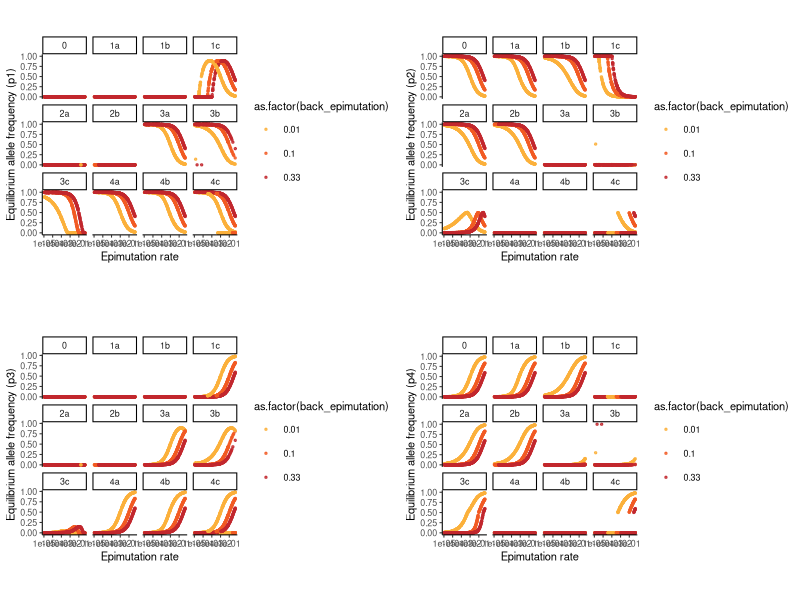

Source code (R): (Note: this script raises an error after producing the figure.)
#This script produces the graphs for the focal back-epimutation rates found in the main figures, as well as all supplemental figures
#It requires two csv files: 1) model_FocalBackEpi_AllScenarios.csv and 2) model_FocalBackEpi_AllScenarios_Symmetric.csv
#The first csv is used to generate the main figures, while the second is used to check the results when the symmetric analysis is performed
setwd("/Users/amywebster/Documents/PhillipsLab/Aim2/Scripts_forPub/FinalScripts/")
library(ggplot2)
library(reshape2)
FocalBackEpi<-read.csv("model_FocalBackEpi_AllScenarios.csv",header = T)
head(FocalBackEpi)
FocalBackEpi<-FocalBackEpi[,1:22]
FocalBackEpi$p4_equil<-(1-FocalBackEpi$p1_equil-FocalBackEpi$p2_equil-FocalBackEpi$p3_equil)
head(FocalBackEpi)
FocalBackEpi_melt<-melt(FocalBackEpi,id.vars = c("scenario","mutation","epimutation","back_epimutation","w11","w22","w33","w44","w12","w13","w14","w23","w24","w34","num_equil","eigen1","eigen2","eigen3","determinant"),variable.name="p_equil",value.name="equil_freq")
head(FocalBackEpi_melt)
FocalBackEpi_stable<-subset(FocalBackEpi,eigen1<0 & eigen2<0 & eigen3<0)
FocalBackEpi_melt_stable<-subset(FocalBackEpi_melt,eigen1<0 & eigen2<0 & eigen3<0)
FocalBackEpi_melt_unstable<-subset(FocalBackEpi_melt,eigen1>0 | eigen2>0 | eigen3>0)
FocalBackEpi_melt_stable$stability<-"stable"
FocalBackEpi_melt_unstable$stability<-"unstable"
FocalBackEpi_melt_merge<-rbind(FocalBackEpi_melt_stable,FocalBackEpi_melt_unstable)
levels(FocalBackEpi_melt_merge$scenario)
p1<-ggplot(FocalBackEpi_stable,aes(x=epimutation,y=p1_equil))+
  geom_point(aes(color=as.factor(back_epimutation)),size=0.5,alpha=0.8)+
  theme_classic(base_size = 8)+ theme(aspect.ratio = 1)+facet_wrap(.~scenario)+
  scale_color_manual(values=c("#fbb03b","#f15a24","#c1272d"))+
  labs(x="Epimutation rate",y="Equilibrium allele frequency (p1)")+
  scale_x_continuous(trans='log10')

p2<-ggplot(FocalBackEpi_stable,aes(x=epimutation,y=p2_equil))+
  geom_point(aes(color=as.factor(back_epimutation)),size=0.5,alpha=0.8)+
  theme_classic(base_size = 8)+ theme(aspect.ratio = 1)+facet_wrap(.~scenario)+
  scale_color_manual(values=c("#fbb03b","#f15a24","#c1272d"))+
  labs(x="Epimutation rate",y="Equilibrium allele frequency (p2)")+
  scale_x_continuous(trans='log10')

p3<-ggplot(FocalBackEpi_stable,aes(x=epimutation,y=p3_equil))+
  geom_point(aes(color=as.factor(back_epimutation)),size=0.5,alpha=0.8)+
  theme_classic(base_size = 8)+ theme(aspect.ratio = 1)+facet_wrap(.~scenario)+
  scale_color_manual(values=c("#fbb03b","#f15a24","#c1272d"))+
  labs(x="Epimutation rate",y="Equilibrium allele frequency (p3)")+
  scale_x_continuous(trans='log10')

p4<-ggplot(FocalBackEpi_stable,aes(x=epimutation,y=p4_equil))+
  geom_point(aes(color=as.factor(back_epimutation)),size=0.5,alpha=0.8)+
  theme_classic(base_size = 8)+ theme(aspect.ratio = 1)+facet_wrap(.~scenario)+
  scale_color_manual(values=c("#fbb03b","#f15a24","#c1272d"))+
  labs(x="Epimutation rate",y="Equilibrium allele frequency (p4)")+
  scale_x_continuous(trans='log10')


gridExtra::grid.arrange(p1,p2,p3,p4,ncol=2)

head(FocalBackEpi_melt_merge)
Focal_Back<-ggplot(FocalBackEpi_melt_merge,aes(x=epimutation,y=equil_freq,alpha=stability))+
  geom_point(aes(color=as.factor(back_epimutation),alpha=stability),size=0.5)+
  theme_classic(base_size = 2)+ theme(aspect.ratio = 1)+
  facet_grid(scenario~p_equil)+
  scale_alpha_manual(values=c(1,0.03))+
  scale_color_manual(values=c("#fbb03b","#f15a24","#c1272d"))+
  labs(x="Epimutation rate",y="Equilibrium allele frequency")+
  scale_x_continuous(trans='log10')


FocalBackEpi_Symmetric<-read.csv("model_FocalBackEpi_AllScenarios_Symmetric.csv",header = T)
head(FocalBackEpi_Symmetric)
FocalBackEpi_Symmetric<-FocalBackEpi_Symmetric[,1:22]
FocalBackEpi_Symmetric$p4_equil<-(1-FocalBackEpi_Symmetric$p1_equil-FocalBackEpi_Symmetric$p2_equil-FocalBackEpi_Symmetric$p3_equil)
FocalBackEpi_Sym_stable<-subset(FocalBackEpi_Symmetric,eigen1<0 & eigen2<0 & eigen3<0)

FocalBackEpi_Sym_melt<-melt(FocalBackEpi_Symmetric,id.vars = c("scenario","mutation","epimutation","back_epimutation","w11","w22","w33","w44","w12","w13","w14","w23","w24","w34","num_equil","eigen1","eigen2","eigen3","determinant"),variable.name="p_equil",value.name="equil_freq")
head(FocalBackEpi_Sym_melt)
FocalBackEpi_Sym_melt_stable<-subset(FocalBackEpi_Sym_melt,eigen1<0 & eigen2<0 & eigen3<0)
FocalBackEpi_Sym_melt_unstable<-subset(FocalBackEpi_Sym_melt,eigen1>0 | eigen2>0 | eigen3>0)
FocalBackEpi_Sym_melt_stable$stability<-"stable"
FocalBackEpi_Sym_melt_unstable$stability<-"unstable"
FocalBackEpi_Sym_melt_merge<-rbind(FocalBackEpi_Sym_melt_stable,FocalBackEpi_Sym_melt_unstable)

FocalBack_Sym<-ggplot(FocalBackEpi_Sym_melt_merge,aes(x=epimutation,y=equil_freq,alpha=stability))+
  geom_point(aes(color=as.factor(back_epimutation),alpha=stability),size=0.5)+
  theme_classic(base_size = 2)+ theme(aspect.ratio = 1)+
  facet_grid(scenario~p_equil)+
  scale_alpha_manual(values=c(1,0.03))+
  scale_color_manual(values=c("#fbb03b","#f15a24","#c1272d"))+
  labs(x="Epimutation rate",y="Equilibrium allele frequency")+
  scale_x_continuous(trans='log10')

head(FocalBackEpi_Sym_stable)
GeneticVariationMaintained<-subset(FocalBackEpi_Sym_stable,back_epimutation==0.1 & ((p1_equil>0.05 & p2_equil>0.05)|(p1_equil>0.05 & p4_equil>0.05)|(p2_equil>0.05 & p3_equil>0.05)|(p3_equil>0.05 & p4_equil>0.05)))
head(GeneticVariationMaintained)
levels(factor(GeneticVariationMaintained$scenario))
GeneticVariationMaintained2<-subset(FocalBackEpi_stable,back_epimutation==0.1 & ((p1_equil>0.05 & p2_equil>0.05)|(p1_equil>0.05 & p4_equil>0.05)|(p2_equil>0.05 & p3_equil>0.05)|(p3_equil>0.05 & p4_equil>0.05)))
levels(factor(GeneticVariationMaintained2$scenario)) #1d and 3c


#Supp Fig 1 - neutral wrt fitness
Supp1<-ggplot(subset(FocalBackEpi_Sym_melt_merge,scenario=="1c"),aes(x=epimutation,y=equil_freq,alpha=stability))+
  geom_point(aes(color=as.factor(back_epimutation),alpha=stability),size=0.5)+
  theme_classic(base_size = 8)+ theme(aspect.ratio = 1)+
  facet_grid(.~p_equil)+
  scale_alpha_manual(values=c(1,0.03))+
  scale_color_manual(values=c("#fbb03b","#f15a24","#c1272d"))+
  labs(x="Epimutation rate",y="Equilibrium allele frequency")+
  scale_x_continuous(trans='log10')
Supp1

levels(FocalBackEpi_Sym_melt_merge$scenario)
Supp2<-ggplot(subset(FocalBackEpi_Sym_melt_merge,scenario=="1a-symmetric"|scenario=="1b-symmetric"|scenario=="1d-symmetric"|scenario=="2a-symmetric"|scenario=="2b-symmetric"|scenario=="2c-deleterious-symmetric"),aes(x=epimutation,y=equil_freq,alpha=stability))+
  geom_point(aes(color=as.factor(back_epimutation),alpha=stability),size=0.5)+
  theme_classic(base_size = 8)+ theme(aspect.ratio = 1)+
  facet_grid(scenario~p_equil)+
  scale_alpha_manual(values=c(1,0.03))+
  scale_color_manual(values=c("#fbb03b","#f15a24","#c1272d"))+
  labs(x="Epimutation rate",y="Equilibrium allele frequency")+
  scale_x_continuous(trans='log10')
Supp2

FocalBackEpi_all<-rbind(FocalBackEpi_melt_merge,FocalBackEpi_Sym_melt_merge)
Supp2_og<-ggplot(subset(FocalBackEpi_all,scenario=="1a"|scenario=="1b"|scenario=="1d"|scenario=="2a"|scenario=="2b"|scenario=="2c-deleterious"),aes(x=epimutation,y=equil_freq,alpha=stability))+
  geom_point(aes(color=as.factor(back_epimutation),alpha=stability),size=0.5)+
  theme_classic(base_size = 8)+ theme(aspect.ratio = 1)+
  facet_grid(scenario~p_equil)+
  scale_alpha_manual(values=c(1,0.03))+
  scale_color_manual(values=c("#fbb03b","#f15a24","#c1272d"))+
  labs(x="Epimutation rate",y="Equilibrium allele frequency")+
  scale_x_continuous(trans='log10')
Supp2_og


Supp3_og<-ggplot(subset(FocalBackEpi_all,scenario=="3a"|scenario=="3b"|scenario=="3c"|scenario=="3d-deleterious"|scenario=="4a"|scenario=="4b"|scenario=="4c"|scenario=="4d-deleterious"),aes(x=epimutation,y=equil_freq,alpha=stability))+
  geom_point(aes(color=as.factor(back_epimutation),alpha=stability),size=0.5)+
  theme_classic(base_size = 8)+ theme(aspect.ratio = 1)+
  facet_grid(scenario~p_equil)+
  scale_alpha_manual(values=c(1,0.03))+
  scale_color_manual(values=c("#fbb03b","#f15a24","#c1272d"))+
  labs(x="Epimutation rate",y="Equilibrium allele frequency")+
  scale_x_continuous(trans='log10')
Supp3_og

Supp3<-ggplot(subset(FocalBackEpi_all,scenario=="3a-symmetric"|scenario=="3b-symmetric"|scenario=="3c-symmetric"|scenario=="3d-deleterious-symmetric"|scenario=="4a-symmetric"|scenario=="4b-symmetric"|scenario=="4c-symmetric"|scenario=="4d-deleterious-symmetric"),aes(x=epimutation,y=equil_freq,alpha=stability))+
  geom_point(aes(color=as.factor(back_epimutation),alpha=stability),size=0.5)+
  theme_classic(base_size = 8)+ theme(aspect.ratio = 1)+
  facet_grid(scenario~p_equil)+
  scale_alpha_manual(values=c(1,0.03))+
  scale_color_manual(values=c("#fbb03b","#f15a24","#c1272d"))+
  labs(x="Epimutation rate",y="Equilibrium allele frequency")+
  scale_x_continuous(trans='log10')
Supp3

Fig7_extra<-ggplot(subset(FocalBackEpi_all,scenario=="3c"|scenario=="3d-deleterious"|scenario=="4c"|scenario=="4d-deleterious"),aes(x=epimutation,y=equil_freq,alpha=stability))+
  geom_point(aes(color=as.factor(back_epimutation),alpha=stability),size=0.5)+
  theme_classic(base_size = 8)+ theme(aspect.ratio = 1)+
  facet_grid(scenario~p_equil)+
  scale_alpha_manual(values=c(1,0.03))+
  scale_color_manual(values=c("#fbb03b","#f15a24","#c1272d"))+
  labs(x="Epimutation rate",y="Equilibrium allele frequency")+
  scale_x_continuous(trans='log10')
Fig7_extra

pdf("SuppFig1_Neutral.pdf")
Supp1
dev.off()

gridExtra::grid.arrange(Focal_Back,FocalBack_Sym,ncol=2)







